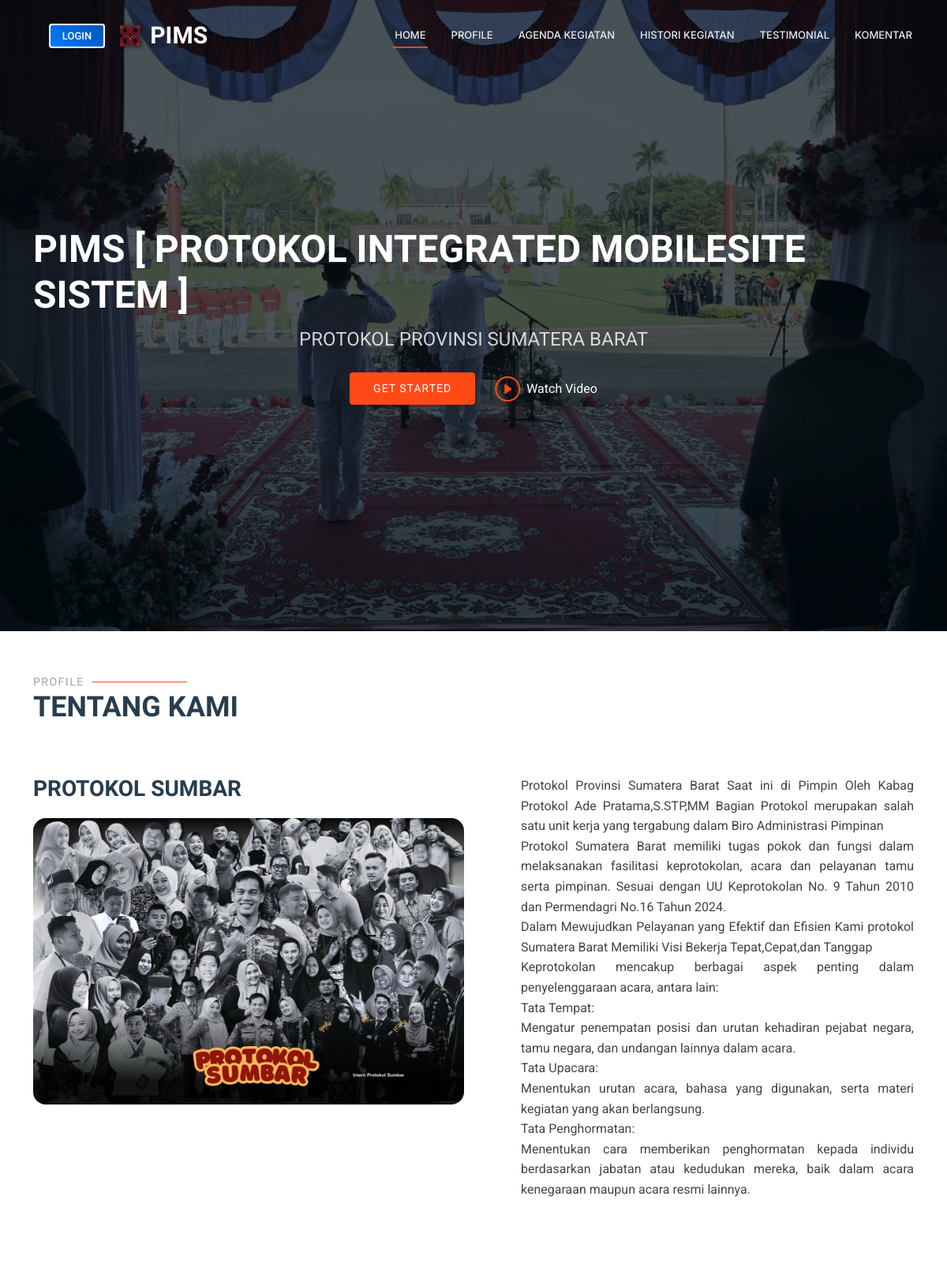
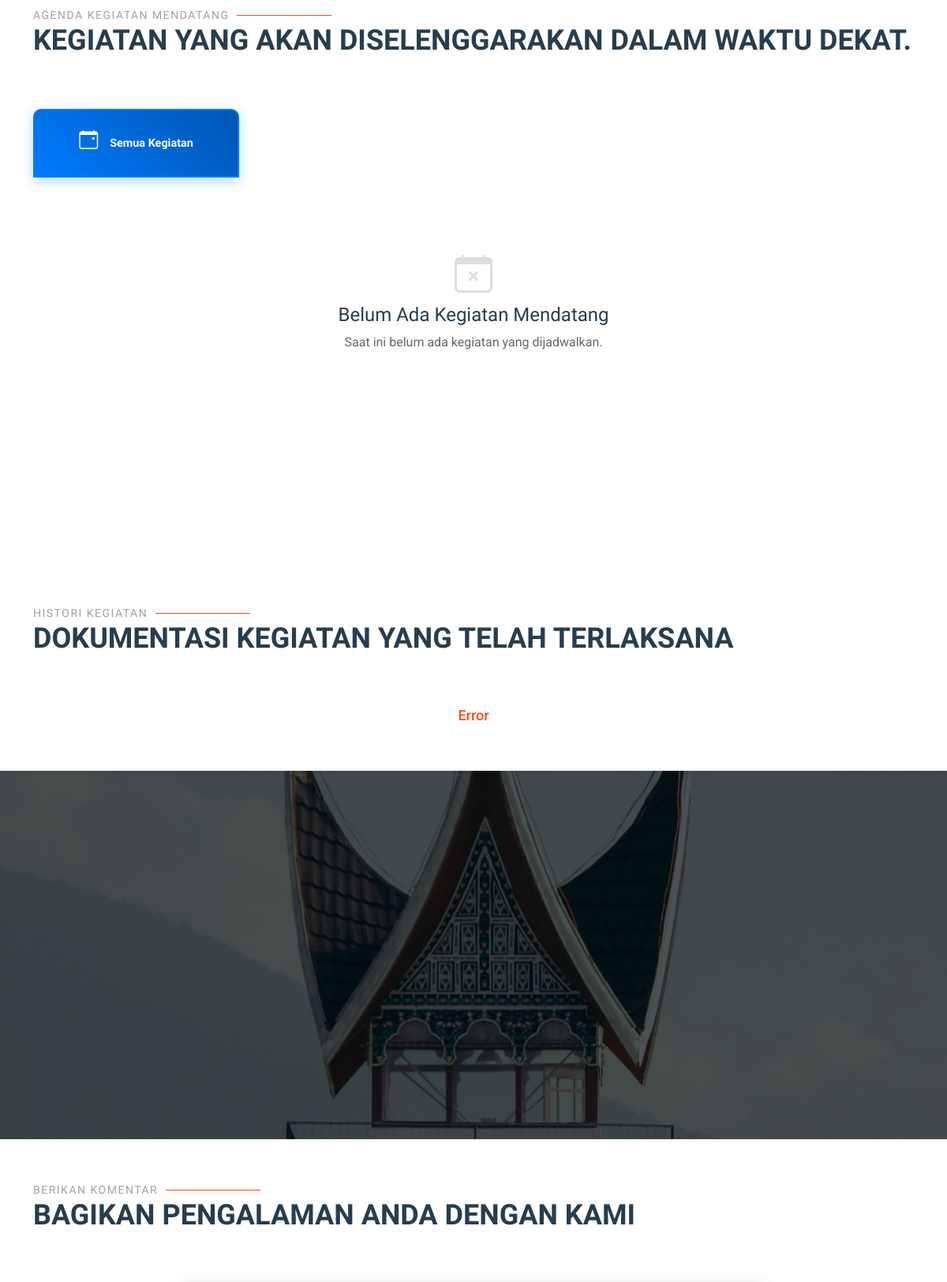
The page / (upper part) on the database its author committed (2 pictures, top to bottom).
### tables this page shows
CREATE TABLE `tb_appsetting` (
  `id_appsetting` bigint(11) NOT NULL,
  `name` varchar(255) NOT NULL,
  `logo` text DEFAULT NULL,
  `name_header` varchar(255) DEFAULT NULL,
  `description_header` varchar(255) DEFAULT NULL,
  `background_header` text DEFAULT NULL,
  `video_header` text DEFAULT NULL,
  `foto_tentang_kami` text DEFAULT NULL,
  `judul_tentang_kami` varchar(255) DEFAULT NULL,
  `deskripsi_tentang_kami` text DEFAULT NULL,
  `background_testimonial` varchar(255) DEFAULT '',
  `alamat` text DEFAULT '\'\'',
  `phone` varchar(50) DEFAULT '',
  `email` varchar(100) DEFAULT '',
  `twitter_link` varchar(255) DEFAULT '',
  `facebook_link` varchar(255) DEFAULT '',
  `instagram_link` varchar(255) DEFAULT ''
);

CREATE TABLE `tb_komentar` (
  `id_komentar` bigint(11) NOT NULL,
  `nama` varchar(255) NOT NULL,
  `instansi` varchar(255) NOT NULL,
  `rating` int(11) NOT NULL,
  `komentar` text NOT NULL,
  `isShow` enum('true','false','','') NOT NULL
);

### controller/HomeController.php (called while the page is built, shortened)
<?php
function getAppSetting($pdo)
{
    try {
        $sql = "SELECT * FROM tb_appsetting ORDER BY id_appsetting DESC LIMIT 1";
        $stmt = $pdo->prepare($sql);
        $stmt->execute();
        $result = $stmt->fetch(PDO::FETCH_ASSOC);
        return $result;
    } catch (Exception $e) {
        return [
            'id_appsetting' => 0,
            'name' => 'Sumbar Protokol INTEGRETED',
            'logo' => 'favicon.ico'
        ];
    }
}

### controller/KomentarController.php (called while the page is built, shortened)
<?php
function getTestimonials($pdo)
{
    try {
        $sql = "SELECT * FROM tb_komentar WHERE isShow = 'true' ORDER BY id_komentar DESC";
        $stmt = $pdo->prepare($sql);
        $stmt->execute();
        return $stmt->fetchAll(PDO::FETCH_ASSOC);
    } catch (Exception $e) {
        return [];
    }
}

### index.php (the view, shortened to what this page needs)
<?php
include 'db/koneksi.php';
include 'controller/HomeController.php';
include 'controller/KomentarController.php';
$appSetting = getAppSetting($pdo);
$testimonials = getTestimonials($pdo);
?>
<!DOCTYPE html>
<html lang="en">
<head>
  <link href="assets/vendor/bootstrap/css/bootstrap.min.css" rel="stylesheet">
  <link href="assets/vendor/bootstrap-icons/bootstrap-icons.css" rel="stylesheet">
  <link href="assets/vendor/aos/aos.css" rel="stylesheet">
  <link href="assets/vendor/glightbox/css/glightbox.min.css" rel="stylesheet">
  <link href="assets/vendor/swiper/swiper-bundle.min.css" rel="stylesheet">
  <link href="assets/css/main.css" rel="stylesheet">
</head>
<body class="index-page">
  <header id="header" class="header d-flex align-items-center fixed-top">
    <div class="container-fluid container-xl position-relative d-flex align-items-center">
      <a href="index.php" class="logo d-flex align-items-center me-auto">
        <?php if (!empty($appSetting['logo']) && $appSetting['logo'] !== 'favicon.ico'): ?>
          <img src="assets/img/favicon/<?php echo htmlspecialchars($appSetting['logo']); ?>" alt="Logo">
        <?php else: ?>
          <img src="assets/img/logo.png" alt="">
        <?php endif; ?>
        <h1 class="sitename"><?php echo htmlspecialchars($appSetting['name']); ?></h1>
      </a>
      <nav id="navmenu" class="navmenu">
        <ul>
          <li><a href="#hero" class="active">Home</a></li>
          <li><a href="#profile">Profile</a></li>
          <li><a href="#agenda_kegiatan">Agenda Kegiatan</a></li>
          <li><a href="#portfolio">Histori Kegiatan</a></li>
          <li><a href="#testimonials">Testimonial</a></li>
          <li><a href="#komentar">Komentar</a></li>
        </ul>
      </nav>
      <div id="loginSection">
        <a class="cta-btn login-btn" href="#" data-bs-toggle="modal" data-bs-target="#loginModal">Login</a>
      </div>
    </div>
  </header>
  <main class="main">
    <section id="hero" class="hero section dark-background">
      <img src="assets/img/appsetting/<?php echo $appSetting['background_header'] ? htmlspecialchars($appSetting['background_header']) : "-"; ?>" alt="" data-aos="fade-in">
      <div class="container d-flex flex-column align-items-center">
        <h2 data-aos="fade-up" data-aos-delay="100">
          <?php echo $appSetting['name_header'] ? htmlspecialchars($appSetting['name_header']) : "-"; ?>
        </h2>
        <p data-aos="fade-up" data-aos-delay="200">
          <?php echo $appSetting['description_header'] ? htmlspecialchars($appSetting['description_header']) : "-"; ?>
        </p>
        <div class="d-flex mt-4" data-aos="fade-up" data-aos-delay="300">
          <a href="#profile" class="btn-get-started">Get Started</a>
          <?php if (!empty($appSetting['video_header']) && $appSetting['video_header'] !== '-'): ?>
            <a href="assets/img/appsetting/<?php echo htmlspecialchars($appSetting['video_header']); ?>"
              class="glightbox btn-watch-video d-flex align-items-center"
              data-type="video">
              <i class="bi bi-play-circle"></i><span>Watch Video</span>
            </a>
          <?php else: ?>
            <a href="#profile" class="btn-watch-video d-flex align-items-center">
              <i class="bi bi-info-circle"></i><span>Learn More</span>
            </a>
          <?php endif; ?>
        </div>
      </div>
    </section>
    <section id="profile" class="about section">
      <div class="container section-title" data-aos="fade-up">
        <h2>Profile</h2>
        <p>Tentang Kami</p>
      </div>
      <div class="container">
        <div class="row gy-4">
          <div class="col-lg-6" data-aos="fade-up" data-aos-delay="100">
            <?php if (!empty($appSetting['judul_tentang_kami'])): ?>
              <h3><?php echo htmlspecialchars($appSetting['judul_tentang_kami']); ?></h3>
            <?php else: ?>
              <h3>Voluptatem dignissimos provident laboris nisi ut aliquip ex ea commodo</h3>
            <?php endif; ?>
            <?php if (!empty($appSetting['foto_tentang_kami'])): ?>
              <img src="assets/img/appsetting/<?php echo htmlspecialchars($appSetting['foto_tentang_kami']); ?>" class="img-fluid rounded-4 mb-4" alt="Tentang Kami">
            <?php else: ?>
              <img src="assets/img/about.jpg" class="img-fluid rounded-4 mb-4" alt="">
            <?php endif; ?>
          </div>
          <div class="col-lg-6" data-aos="fade-up" data-aos-delay="250">
            <div class="content ps-0 ps-lg-5">
              <?php if (!empty($appSetting['deskripsi_tentang_kami'])): ?>
                <p style="text-align: justify; text-justify: inter-word; line-height: 1.6;">
                  <?php echo nl2br(htmlspecialchars($appSetting['deskripsi_tentang_kami'])); ?>
                </p>
              <?php endif; ?>
            </div>
          </div>
        </div>
      </div>
    </section>
    <section id="agenda_kegiatan" class="features section">
      <div class="container section-title" data-aos="fade-up">
        <h2>Agenda Kegiatan Mendatang</h2>
        <p>Kegiatan yang akan diselenggarakan dalam waktu dekat.</p>
      </div>
      <div class="container">
        <ul class="nav nav-tabs row d-flex" data-aos="fade-up" data-aos-delay="100" id="kegiatanTabs">
          <li class="nav-item col-3">
            <a class="nav-link active show" data-bs-toggle="tab" data-bs-target="#kegiatan-tab-1">
              <i class="bi bi-calendar-event"></i>
              <h4 class="d-none d-lg-block">Semua Kegiatan</h4>
            </a>
          </li>
        </ul>
        <div class="tab-content" data-aos="fade-up" data-aos-delay="200" id="kegiatanTabContent">
          <div class="tab-pane fade active show" id="kegiatan-tab-1">
            <div class="row" id="kegiatanContainer">
            </div>
          </div>
        </div>
      </div>
    </section>
    <section id="portfolio" class="portfolio section">
      <div class="container section-title" data-aos="fade-up">
        <h2>Histori Kegiatan</h2>
        <p>Dokumentasi kegiatan yang telah terlaksana</p>
      </div>
      <div class="container">
        <div class="isotope-layout" data-default-filter="*" data-layout="masonry" data-sort="original-order">
          <ul class="portfolio-filters isotope-filters" data-aos="fade-up" data-aos-delay="100">
          </ul>
        </div>
      </div>
    </section>
    <section id="testimonials" class="testimonials section dark-background">
      <?php if (!empty($appSetting['background_testimonial'])): ?>
        <img src="assets/img/appsetting/<?php echo htmlspecialchars($appSetting['background_testimonial']); ?>" class="testimonials-bg" alt="">
      <?php else: ?>
        <img src="assets/img/testimonials-bg.jpg" class="testimonials-bg" alt="">
      <?php endif; ?>
      <div class="container" data-aos="fade-up" data-aos-delay="100">
        <div class="swiper init-swiper">
          <div class="swiper-wrapper">
            <?php if (!empty($testimonials)): ?>
              <?php foreach ($testimonials as $testimonial): ?>
                <div class="swiper-slide">
                  <div class="testimonial-item">
                    <div class="profile-avatar">
                      <?php
                      $initials = '';
                      $nameParts = explode(' ', $testimonial['nama']);
                      foreach ($nameParts as $part) {
                        $initials .= strtoupper(substr($part, 0, 1));
                      }
                      $initials = substr($initials, 0, 2);
                      ?>
                      <div class="avatar-placeholder">
                        <?php echo $initials; ?>
                      </div>
                    </div>
                    <h3><?php echo htmlspecialchars($testimonial['nama']); ?></h3>
                    <h4><?php echo htmlspecialchars($testimonial['instansi']); ?></h4>
                    <div class="stars">
                      <?php
                      $rating = (int)$testimonial['rating'];
                      for ($i = 1; $i <= 5; $i++) {
                        if ($i <= $rating) {
                          echo '<i class="bi bi-star-fill"></i>';
                        } else {
                          echo '<i class="bi bi-star"></i>';
                        }
                      }
                      ?>
                    </div>
                    <p>
                      <i class="bi bi-quote quote-icon-left"></i>
                      <span><?php echo htmlspecialchars($testimonial['komentar']); ?></span>
                      <i class="bi bi-quote quote-icon-right"></i>
                    </p>
                  </div>
                </div>
              <?php endforeach; ?>
            <?php endif; ?>
          </div>
        </div>
      </div>
    </section>
    <section id="komentar" class="contact section">
      <div class="container section-title" data-aos="fade-up">
        <h2>Berikan Komentar</h2>
        <p>Bagikan pengalaman Anda dengan kami</p>
      </div>
    </section>
  </main>
</body>
</html>

### index.php (style rules this page uses)
.login-btn { background: linear-gradient(45deg, #007bff, #0056b3); border: none; border-radius: 25px; padding: 8px 20px; color: white; font-weight: 500; transition: all 0.3s ease; }
.nav-tabs { border-bottom: 2px solid #e9ecef; margin-bottom: 30px; }
.nav-tabs .nav-item { margin-bottom: -2px; }
.nav-tabs .nav-link { background: transparent; border: 2px solid transparent; border-radius: 10px 10px 0 0; color: #6c757d; font-weight: 500; padding: 20px 15px; text-align: center; transition: all 0.3s ease; position: relative; overflow: hidden; }
.nav-tabs .nav-link.active { background: linear-gradient(45deg, #007bff, #0056b3); border-color: #007bff; color: white; box-shadow: 0 5px 15px rgba(0, 123, 255, 0.3); }
.nav-tabs .nav-link.active::after { content: ''; position: absolute; bottom: -2px; left: 0; right: 0; height: 2px; background: linear-gradient(45deg, #007bff, #0056b3); }
.nav-tabs .nav-link i { font-size: 1.5rem; margin-bottom: 8px; display: block; }
.nav-tabs .nav-link h4 { font-size: 0.9rem; margin: 0; font-weight: 600; }
.tab-content { min-height: 400px; }
.tab-pane { padding: 20px 0; }
.tab-pane.fade { opacity: 0; transform: translateY(20px); transition: opacity 0.3s ease, transform 0.3s ease; }
.tab-pane.fade.show { opacity: 1; transform: translateY(0); }
.profile-avatar { margin-bottom: 20px; }
.avatar-placeholder { width: 80px; height: 80px; border-radius: 50%; background: linear-gradient(135deg, #667eea 0%, #764ba2 100%); color: white; display: flex; align-items: center; justify-content: center; font-size: 1.5rem; font-weight: bold; margin: 0 auto 20px; box-shadow: 0 4px 15px rgba(0, 0, 0, 0.1); }
.testimonial-item { text-align: center; padding: 30px; }
.testimonial-item .stars { margin-bottom: 20px; }
.testimonial-item .stars i { color: #ffc107; font-size: 1.1rem; margin: 0 2px; }
#profile .content p { text-align: justify; text-justify: inter-word; line-height: 1.6; margin-bottom: 1rem; }
#profile .content p:last-child { margin-bottom: 0; }

### rows shown on the page
tb_appsetting: logo (picture), name "PIMS", background_header (picture), name_header "PIMS [ PROTOKOL INTEGRATED MOBILESITE SISTEM ]", description_header "PROTOKOL PROVINSI SUMATERA BARAT", judul_tentang_kami "PROTOKOL SUMBAR", foto_tentang_kami (picture), deskripsi_tentang_kami "Protokol Provinsi Sumatera Barat Saat ini di Pimpin Oleh Kabag Protokol Ade Pratama,S.STP,MM Bagian Protokol merupakan salah satu unit kerja yang tergabung dalam Biro Administrasi Pimpinan Protokol Sumatera Barat memiliki tugas pokok dan fungsi dalam melaksanakan fasilitasi keprotokolan, acara dan pelayanan tamu serta pimpinan. Sesuai dengan UU Keprotokolan No. 9 Tahun 2010 dan Permendagri No.16 Tahun 2024. Dalam Mewujudkan Pelayanan yang Efektif dan Efisien Kami protokol Sumatera Barat Memiliki Visi Bekerja Tepat,Cepat,dan Tanggap Keprotokolan mencakup berbagai aspek penting dalam penyelenggaraan acara, antara lain: Tata Tempat: Mengatur penempatan posisi dan urutan kehadiran pejabat…", background_testimonial (picture)
tb_komentar: initials "AI", rating 5 (drawn)
